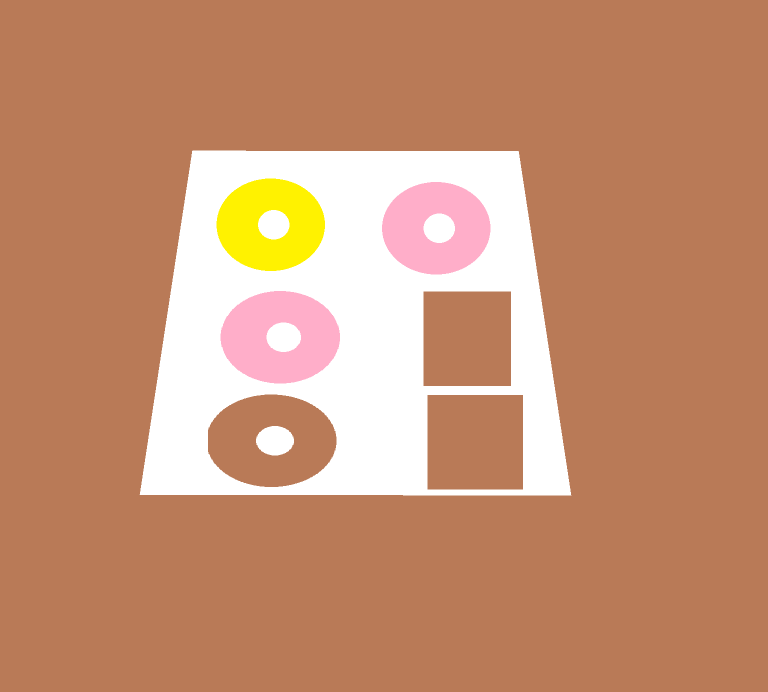
//> input picture Actividad7/img.png, 1536 x 1384 px (shown at 1/2 size)
$ ./main   (built with g++ and OpenCV 4)
//> lines starting //> are read from the running program, lines starting //| are printed output that depends on the picture; after the words box and inside, x2 and y2 are one past the last pixel; in counts of white or black regions, pixels touching at a corner belong together
//> further down, src is the input picture: 1384 rows x 1536 cols, CV_8UC3; mean B, G, R 115.1, 145.7, 198.8
#include <opencv2/opencv.hpp>
#include <iostream>

cv::Mat resize(cv::Mat &src, int h = 800)
{
    double ratio = (double)h / src.rows;
    cv::Mat dst;
    cv::resize(src, dst, cv::Size(), ratio, ratio);
    return dst;
}

//corrige la perspectiva de una imagen
cv::Mat corregirPerspectiva(cv::Mat &src)
{
    //buscamos los bordes de la hoja
    //para eso, la convertimos a escala de grises
    cv::Mat src_gray;
    cv::cvtColor(src, src_gray, cv::COLOR_BGR2GRAY);
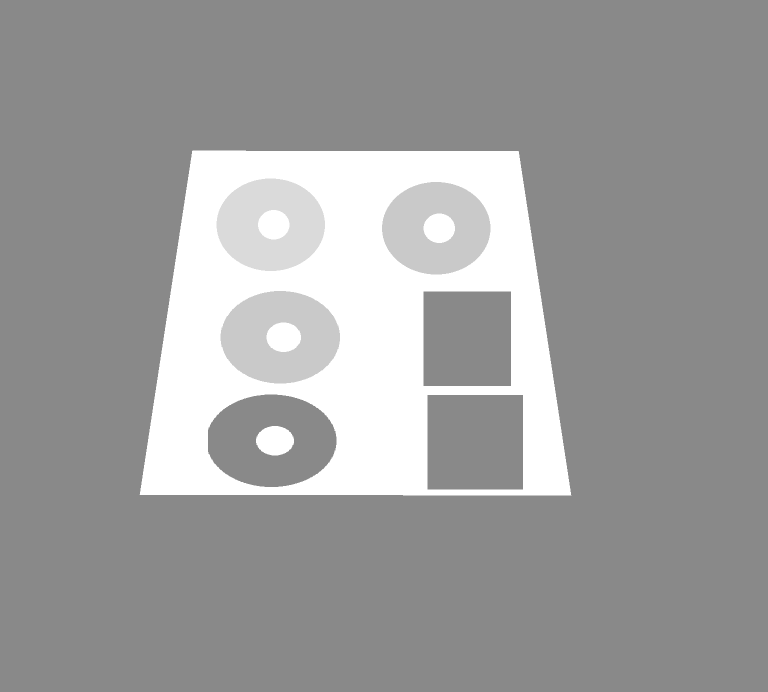
//> src_gray: 1384 rows x 1536 cols, CV_8UC1 (shown at 1/2 size); min 137, max 255, mean 158.2
    //aplicamos un filtro bilateral que preserva bordes
    cv::Mat thr;
    cv::bilateralFilter(src_gray, thr, 5, 75, 75);
    cv::imshow("thr", thr);
    cv::waitKey(0);
    //aplicamos un threshold para que nos quede una imagen binaria
    //cv::threshold(thr, thr, 170, 255, cv::THRESH_BINARY);
    cv::adaptiveThreshold(thr, thr, 255, cv::ADAPTIVE_THRESH_GAUSSIAN_C, cv::THRESH_BINARY, 57, 4);
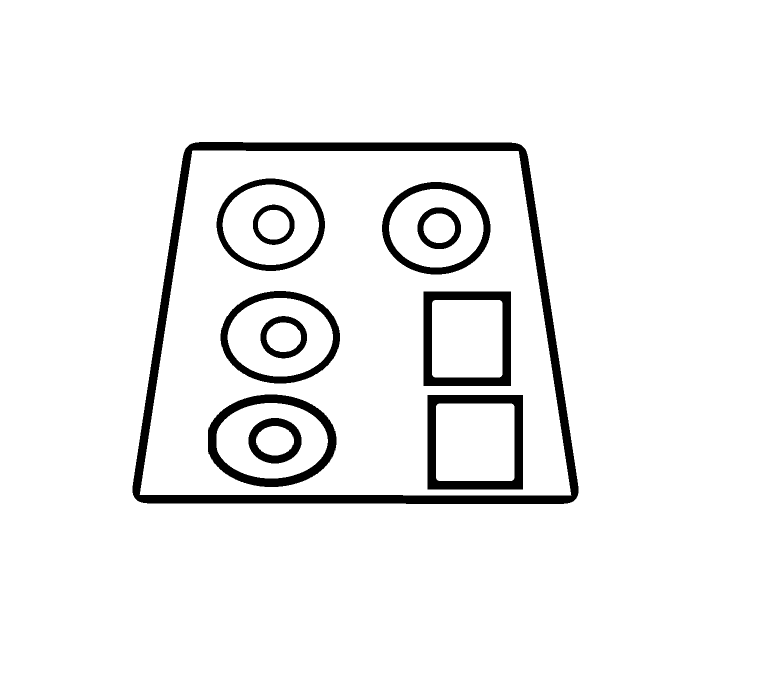
//> thr: 1384 rows x 1536 cols, CV_8UC1 (shown at 1/2 size); 94.4% white; 11 black regions, largest, box (x1, y1, x2, y2) and area: (265, 284, 1157, 1008) 49404, (855, 790, 1046, 979) 11812, (847, 583, 1022, 772) 11268
    cv::imshow("thr", thr);
    cv::waitKey(0);
    //filtro de la mediana para limpiar pequenios detalles
    cv::medianBlur(thr, thr, 5);
//> thr: 1384 rows x 1536 cols, CV_8UC1; 94.4% white; 11 black regions, largest, box (x1, y1, x2, y2) and area: (265, 284, 1157, 1008) 49412, (855, 790, 1046, 979) 11800, (847, 583, 1022, 772) 11256
    cv::imshow("thr", thr);
    cv::waitKey(0);
    //agregamos un borde negro en caso de que la hoja este tocando un borde de la imagen
    cv::copyMakeBorder(thr, thr, 5, 5, 5, 5, cv::BORDER_CONSTANT, cv::Scalar(0, 0, 0));
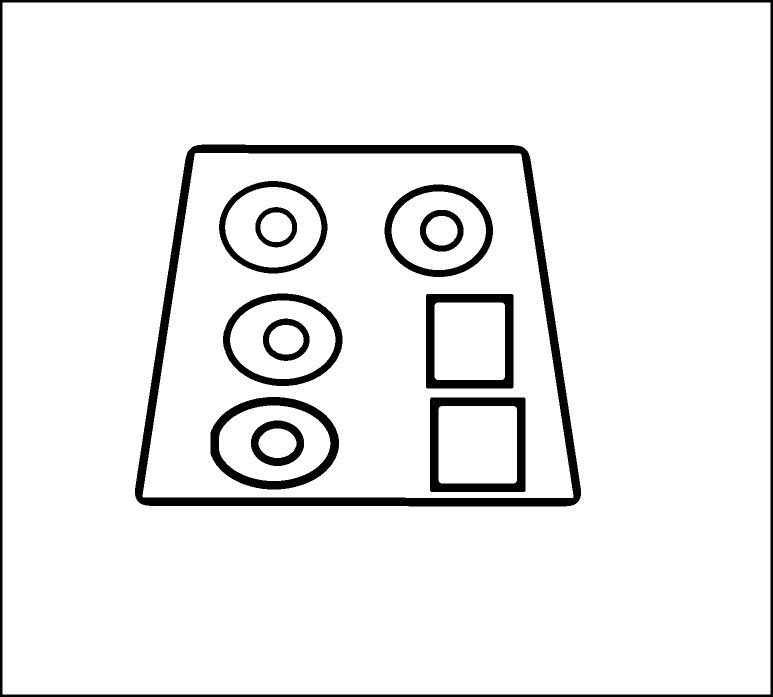
//> thr: 1394 rows x 1546 cols, CV_8UC1 (shown at 1/2 size); 93.1% white; 12 black regions, largest, box (x1, y1, x2, y2) and area: (270, 289, 1162, 1013) 49412, (0, 0, 1546, 1394) 29300, (860, 795, 1051, 984) 11800
    cv::Mat edges;
    cv::Canny(thr, edges, 200, 250);
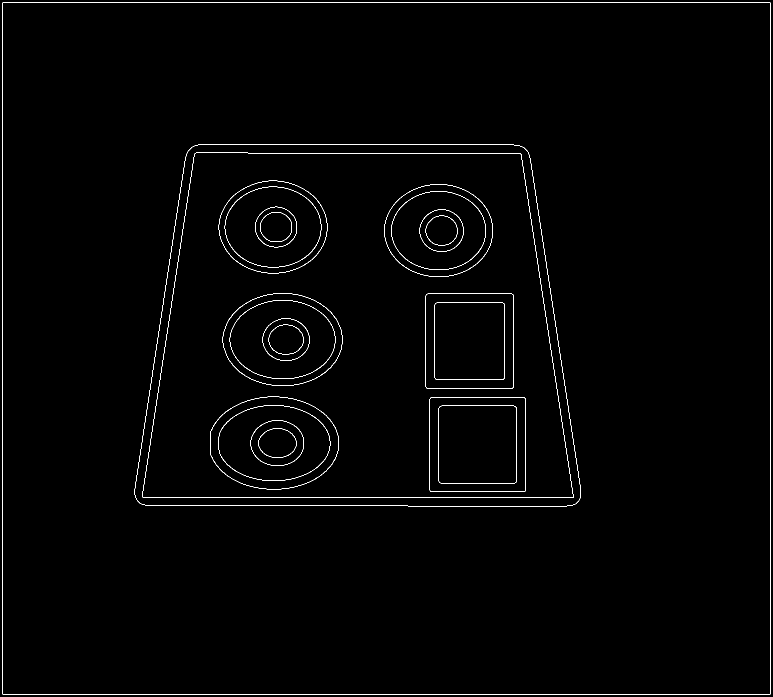
//> edges: 1394 rows x 1546 cols, CV_8UC1 (shown at 1/2 size); 1% white in thin lines or dots
    cv::imshow("edges", edges);
    cv::waitKey(0);
    //ahora que tenemos los bordes, encontramos el contorno
    //cv::Mat contours;
    std::vector<std::vector<cv::Point>> contours;
    cv::Mat hierarchy;
    cv::findContours(edges, contours, hierarchy, cv::RETR_TREE, cv::CHAIN_APPROX_SIMPLE);
//> contours = 46 contours; largest, box (x1, y1, x2, y2) and area: (4, 4, 1541, 1389) 2125821, (4, 4, 1541, 1389) 2125820, (269, 288, 1162, 1013) 571249, (269, 288, 1162, 1013) 571223, (284, 305, 1147, 996) 521825
    //buscamos el contorno del rectangulo mas grande
    //si no lo encontramos, devolvemos las esquinas de la imagen original
    int height = edges.rows;
//> height = 1394
    int width = edges.cols;
//> width = 1546
    int max_contour_area = (height - 10) * (height - 10);
//> max_contour_area = 1915456
    //suponemos que la hoja ocupa al menos un cuarto de la imagen
    int maxAreaFound = max_contour_area * 0.25;
//> maxAreaFound = 478864
    //guardamos el contorno de la pagina
    std::vector<cv::Point> pageContour = {cv::Point(5, 5), cv::Point(5, height - 5), cv::Point(width - 5, height - 5), cv::Point(width - 5, 5)};
    //iteramos sobre todos los contornos
    int idx = 0;
    int maxidx = 0;
    for (std::vector<cv::Point> cnt : contours)
    {
        //simplificamos el contorno
        double perimeter = cv::arcLength(cnt, true);
        //cv::Mat approx;
        std::vector<cv::Point> approx;
        cv::approxPolyDP(cnt, approx, 0.02 * perimeter, true);

        //la pagina tiene 4 esquinas y es convexa
        //el area debe ser mayor que maxAreaFound
        if (approx.size() == 4)
        {
            if (cv::isContourConvex(approx))
            {

                double area = cv::contourArea(approx);
                if (maxAreaFound < area && area < max_contour_area)
                {
                    maxAreaFound = area;
                    pageContour = approx;
                    maxidx = idx;
                }
            }
        }
        idx++;
    }
//> this loop made 46 passes
//> (perimeter, approx, area) on passes 1 to 2: (5837.7, 4 Points (x, y): [4, 6], [5, 1388], [1540, 1388], [1539, 4], 2122906), (5837.1, 4 Points (x, y): [4, 6], [1539, 4], [1540, 1387], [5, 1388], 2122139)
//> (perimeter, area, maxAreaFound) on pass 3: (3073.8, 547180, 547180)
//> after the loop, maxAreaFound = 547180; maxidx = 2; idx = 46
    //cv::drawContours(src,contours,maxidx,cv::Scalar(255,255,255),1,cv::LINE_8,hierarchy,0);

    //ahora tenemos los 4 puntos que definen el contorno
    //los ordenamos en sentido antihorario comenzando por la esquina superior izquierda
    double midX = pageContour[0].x + pageContour[1].x + pageContour[2].x + pageContour[3].x;
//> midX = 2860
    midX = (double)midX / 4;
//> midX = 715
    double midY = pageContour[0].y + pageContour[1].y + pageContour[2].y + pageContour[3].y;
//> midY = 2604
    midY = (double)midY / 4;
//> midY = 651
    std::vector<cv::Point2f> quad_pts(4); //puntos origen

    for (cv::Point p : pageContour)
    {

        if (p.x < midX && p.y < midY)
        {
            quad_pts[0] = p;
        }
        if (p.x < midX && p.y >= midY)
        {
            quad_pts[1] = p;
        }
        if (p.x >= midX && p.y >= midY)
        {
            quad_pts[2] = p;
        }
        if (p.x >= midX && p.y < midY)
        {
            quad_pts[3] = p;
        }
    }
//> this loop made 4 passes
//> p on passes 1 to 4: Point(376, 301), Point(279, 1006), Point(1157, 1002), Point(1048, 295)
    //arreglamos el offset de 5 del contorno
    for (cv::Point p : quad_pts)
    {
        p.x -= 5;
        if (p.x < 0)
        {
            p.x = 0;
        }
        p.y -= 5;
        if (p.y < 0)
        {
            p.y = 0;
        }
    }

    cv::Rect boundRect = cv::boundingRect(pageContour);
//> boundRect = Rect(279, 295, 879, 712)
    std::vector<cv::Point2f> squre_pts; //puntos destino
    squre_pts.push_back(cv::Point2f(boundRect.x, boundRect.y));
//> squre_pts = 1 Point (x, y): [279, 295]
    squre_pts.push_back(cv::Point2f(boundRect.x, boundRect.y + boundRect.height));
//> squre_pts = 2 Points (x, y): [279, 295], [279, 1007]
    squre_pts.push_back(cv::Point2f(boundRect.x + boundRect.width, boundRect.y + boundRect.height));
//> squre_pts = 3 Points (x, y): [279, 295], [279, 1007], [1158, 1007]
    squre_pts.push_back(cv::Point2f(boundRect.x + boundRect.width, boundRect.y));
//> squre_pts = 4 Points (x, y): [279, 295], [279, 1007], [1158, 1007], [1158, 295]
    cv::Mat transmtx = cv::getPerspectiveTransform(quad_pts, squre_pts);
//> transmtx = [[1.52, 0.349, -355.4], [0.0171, 1.67, -169.4], [1.17e-05, 0.000503, 1]]
    cv::Mat transformed = cv::Mat::zeros(src.rows, src.cols, CV_8UC3);
    cv::warpPerspective(src, transformed, transmtx, src.size());
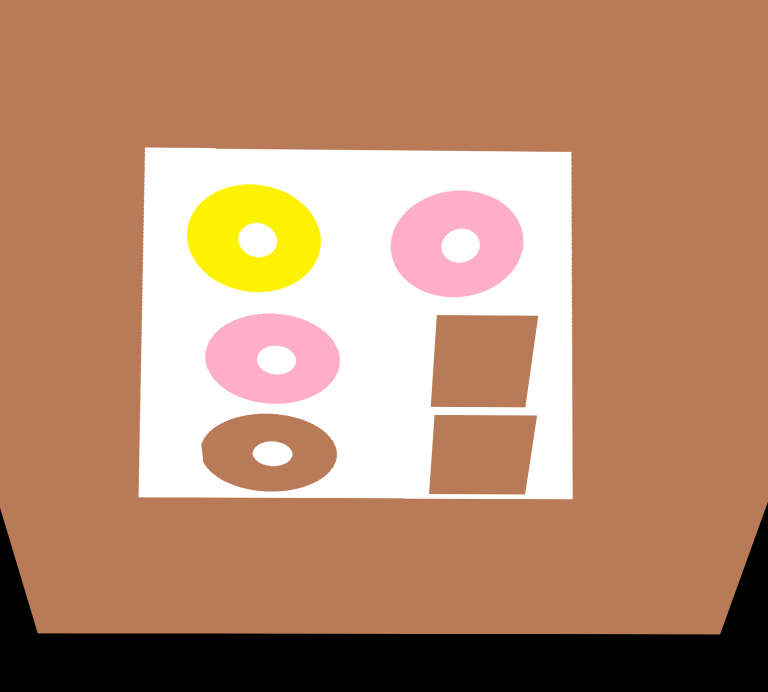
//> transformed: 1384 rows x 1536 cols, CV_8UC3 (shown at 1/2 size); mean B, G, R 111.6, 138.8, 184.1
    return transformed;
}

int main(int argc, char *argv[])
{
    //leemos la imagen
    char const *src_path = "img.png";
    if (argc > 1)
    {
        src_path = argv[1];
    }
    cv::Mat src = cv::imread(src_path, cv::IMREAD_UNCHANGED);
    if (src.empty())
    {
        std::cout << "No se pudo cargar la imagen" << std::endl;
        return -1;
    }
    //empezamos por corregir la perspectiva de la hoja
    cv::Mat corrected = corregirPerspectiva(src);
    //ahora que tenemos la perspectiva corregida, procedemos a identificar circulos
    //filtramos la imagen para elimiar ruido
    cv::Mat filtered;
    cv::medianBlur(corrected,filtered,5);
    //aplicamos thresholds a la imagen para separar los colores que nos interesan
    //esto es mas sencillo si utilizamos hsv
    cv::Mat hsv_image;
    cv::cvtColor(filtered, hsv_image, cv::COLOR_BGR2HSV);
//> hsv_image: 1384 rows x 1536 cols, CV_8UC3; mean H, S, V 14, 98.2, 184.1
    //establecemos los rangos para cada color, dividimos por dos porque el rango va de 0 a 180, no a 360
    int low_H_rojo1 = 0 / 2, high_H_rojo1 = 15 / 2 - 1;
    int low_H_naranja = 28 / 2, high_H_naranja = 36 / 2 - 1;
    int low_H_amarillo = 39 / 2, high_H_amarillo = 55 / 2 - 1;
    int low_H_rojo2 = 355 / 2, high_H_rojo2 = 360 / 2;

    //establecemos los rangos para el s y el v, esto nos sirve para que los blancos y negros no sean confundidos con algun color
    int low_S = 100, high_S = 220;
    int low_V = 100, high_V = 220;

    //Para cada rango, obtenemos una imagen con solamente los pixels que se encuentran en ese rango
    cv::Mat en_rango_rojo1, en_rango_rojo2, en_rango_rojo, en_rango_naranja, en_rango_amarillo;
    cv::inRange(hsv_image, cv::Scalar(low_H_rojo1, 40, low_V), cv::Scalar(high_H_rojo1, high_S, high_V), en_rango_rojo1);
//> en_rango_rojo1: 1384 rows x 1536 cols, CV_8UC1; every value is 0
    cv::inRange(hsv_image, cv::Scalar(low_H_rojo2, 40, low_V), cv::Scalar(high_H_rojo2, high_S, high_V), en_rango_rojo2);
    cv::bitwise_or(en_rango_rojo1, en_rango_rojo2, en_rango_rojo);
    cv::inRange(hsv_image, cv::Scalar(low_H_naranja, low_S, low_V), cv::Scalar(high_H_naranja, high_S, high_V), en_rango_naranja);
    cv::inRange(hsv_image, cv::Scalar(low_H_amarillo, low_S, low_V), cv::Scalar(high_H_amarillo, high_S, high_V), en_rango_amarillo);

    //aplicamos operaciones morfologicas (apertura + cierre) para eliminar imperfecciones
    cv::medianBlur(en_rango_rojo, en_rango_rojo, 5);
    cv::medianBlur(en_rango_naranja, en_rango_naranja, 5);
    cv::medianBlur(en_rango_amarillo, en_rango_amarillo, 5);
    cv::Mat kernel = cv::getStructuringElement(cv::MORPH_ELLIPSE, cv::Size(5, 5));
    cv::morphologyEx(en_rango_rojo, en_rango_rojo, cv::MORPH_OPEN, kernel);
    cv::morphologyEx(en_rango_rojo, en_rango_rojo, cv::MORPH_CLOSE, kernel);
    cv::morphologyEx(en_rango_naranja, en_rango_naranja, cv::MORPH_OPEN, kernel);
    cv::morphologyEx(en_rango_naranja, en_rango_naranja, cv::MORPH_CLOSE, kernel);
    cv::morphologyEx(en_rango_amarillo, en_rango_amarillo, cv::MORPH_OPEN, kernel);
    cv::morphologyEx(en_rango_amarillo, en_rango_amarillo, cv::MORPH_CLOSE, kernel);

    //usamos el metodo de hough para encontrar circulos
    std::vector<cv::Vec3f> red_circles;
    std::vector<cv::Vec3f> orange_circles;
    std::vector<cv::Vec3f> yellow_circles;
    cv::HoughCircles(en_rango_rojo, red_circles, cv::HOUGH_GRADIENT, 1,
    en_rango_rojo.rows / 4, // change this value to detect circles with different distances to each other
    100, 20, 0, 0); // change the last two parameters (min_radius & max_radius) to detect larger circles
//> red_circles = empty
    cv::HoughCircles(en_rango_naranja, orange_circles, cv::HOUGH_GRADIENT, 1, en_rango_naranja.rows / 4, 100, 20, 0, 0);
//> orange_circles = empty
    cv::HoughCircles(en_rango_amarillo, yellow_circles, cv::HOUGH_GRADIENT, 1, en_rango_amarillo.rows / 4, 100, 20, 0, 0);
//> yellow_circles = empty
    // Loop over all detected circles and outline them on the original image
    if (red_circles.size() > 0)
    {
        for (size_t current_circle = 0; current_circle < red_circles.size(); ++current_circle)
        {
            cv::Point center(std::round(red_circles[current_circle][0]), std::round(red_circles[current_circle][1]));
            int radius = std::round(red_circles[current_circle][2]);

            cv::circle(corrected, center, radius, cv::Scalar(181,113,255), 5);
        }
    }
    if (orange_circles.size() > 0)
    {
        for (size_t current_circle = 0; current_circle < orange_circles.size(); ++current_circle)
        {
            cv::Point center(std::round(orange_circles[current_circle][0]), std::round(orange_circles[current_circle][1]));
            int radius = std::round(orange_circles[current_circle][2]);

            cv::circle(corrected, center, radius, cv::Scalar(16,64,180), 5);
        }
    }
    if (yellow_circles.size() > 0)
    {
        for (size_t current_circle = 0; current_circle < yellow_circles.size(); ++current_circle)
        {
            cv::Point center(std::round(yellow_circles[current_circle][0]), std::round(yellow_circles[current_circle][1]));
            int radius = std::round(yellow_circles[current_circle][2]);

            cv::circle(corrected, center, radius, cv::Scalar(0,255,255), 5);
        }
    }

    cv::namedWindow("src", cv::WINDOW_NORMAL);
    cv::namedWindow("corrected", cv::WINDOW_NORMAL);
    cv::namedWindow("en_rango_rojo", cv::WINDOW_NORMAL);
    cv::namedWindow("en_rango_naranja", cv::WINDOW_NORMAL);
    cv::namedWindow("en_rango_amarillo", cv::WINDOW_NORMAL);
    cv::imshow("src", src);
    cv::imshow("corrected", corrected);
    cv::imshow("en_rango_rojo", en_rango_rojo);
    cv::imshow("en_rango_naranja", en_rango_naranja);
    cv::imshow("en_rango_amarillo", en_rango_amarillo);
    cv::waitKey(0);
}
